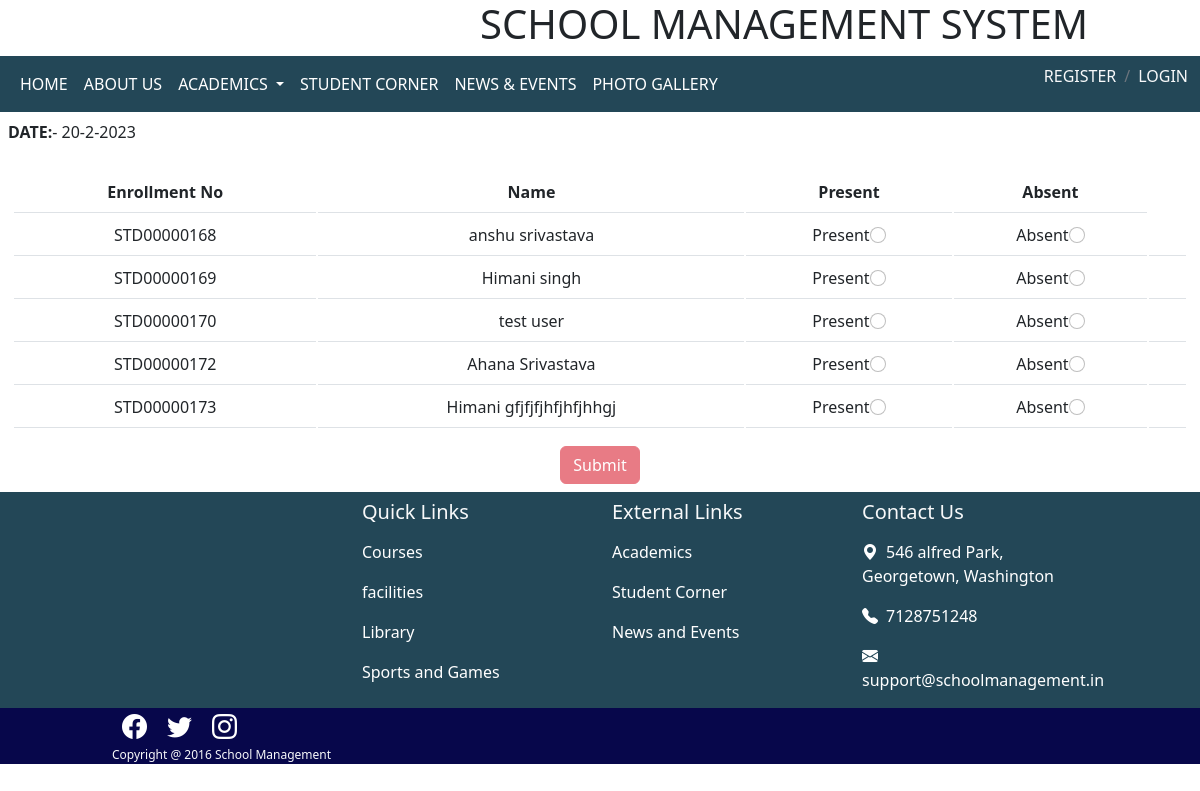
Screenshot of /attendance.php with the database file from the repository.
### tables this page shows
CREATE TABLE `student` (
  `Serial No` int(11) NOT NULL,
  `user_id` int(11) NOT NULL,
  `enrollment_no` varchar(11) NOT NULL
);

CREATE TABLE `users` (
  `id` int(10) UNSIGNED NOT NULL,
  `fname` varchar(100) NOT NULL,
  `lname` varchar(100) NOT NULL,
  `email` varchar(100) NOT NULL,
  `pass` varchar(100) NOT NULL,
  `addr` varchar(200) NOT NULL,
  `gender` varchar(50) NOT NULL,
  `applied_course` varchar(50) NOT NULL,
  `dob` date NOT NULL,
  `contact` int(10) NOT NULL,
  `course` varchar(50) NOT NULL,
  `board` varchar(50) NOT NULL,
  `clg` varchar(100) NOT NULL,
  `total` int(11) NOT NULL,
  `obt` float NOT NULL,
  `perc` float NOT NULL,
  `statuss` int(1) NOT NULL,
  `amount` int(11) NOT NULL
);

### attendance.php (the view, shortened to what this page needs)
<?php
include 'header.php';
require 'conn.php';
?>
<div class="d-flex p-2"><b>DATE:</b><span class="date"></span></div>
<?php
$sql = "SELECT student.enrollment_no, users.fname, users.lname, users.id FROM student
INNER JOIN
users ON users.id = student.user_id and users.statuss = 1";
$result = mysqli_query($conn, $sql);
echo '<div class="container-fluid">
        <div class="row my-2">
            <div class="col-12 text-center">
            <table id="customers" class= "table">
  <tr>
    <th>Enrollment No</th>
    <th>Name</th>
    <th>Present</th>
    <th>Absent</th>
  </tr>';
  echo '<form method="post" action="attendance_script.php">';
  $flags = 1;
while($row= mysqli_fetch_assoc($result)){
 echo '<tr>
    <td>'.$row['enrollment_no'].'</td>
    <td>'.$row['fname'].' '.$row['lname'].'</td>
    <td><label for="present" class="form-check-label">Present<input type="radio" name="pa'.$flags.'" value="present" class="form-check-input"/></label></td>
    <td><label for="absent" class="form-check-label">Absent<input type="radio" name="pa'.$flags.'" value="absent" class="form-check-input"/></label></td>
    <td> <input type="hidden" name= "user_id'.$flags.'" class="form-control" id="user_id'.$flags.'" value="'.$row['id'].'"/></td>
  </tr>';
  $flags++;
}
echo '</table>
<input type="submit" id="sub-btn" class="btn btn-danger" disabled>
            </div>
        </div>
    </div>';
include 'footer.php';
?>

### header.php (shortened to what this page needs)
<!DOCTYPE html>
<html lang="en">
<head>
    <link href="https://cdn.jsdelivr.net/npm/bootstrap@5.2.2/dist/css/bootstrap.min.css" rel="stylesheet">
    <link rel="stylesheet" href="https://cdn.jsdelivr.net/npm/bootstrap-icons@1.10.2/font/bootstrap-icons.css">
</head>
<body>
<div class="container-fluid">
<div class="row justify-content-center align-items-center">
            <div class="col-2">
            </div>
            <div class="col-8 text-end">
            <h1>SCHOOL MANAGEMENT SYSTEM</h1>
            </div>
</div>
</div>
<nav class="navbar navbar-expand-lg">
  <div class="container-fluid">
    <div class="collapse navbar-collapse" id="navbarSupportedContent">
      <ul class="navbar-nav me-auto mb-2 mb-lg-0">
        <li class="nav-item">
          <a class="nav-link" aria-current="page" href="index.php">HOME</a>
        </li>
        <li class="nav-item">
          <a class="nav-link" href="#">ABOUT US</a>
        </li>
        <li class="nav-item dropdown">
          <a class="nav-link dropdown-toggle" href="#" role="button" data-bs-toggle="dropdown" aria-expanded="false">
            ACADEMICS
          </a>
        </li>
        <li class="nav-item">
          <a class="nav-link">STUDENT CORNER</a>
        </li>
        <li class="nav-item">
          <a class="nav-link" href="#">NEWS & EVENTS</a>
        </li>
        <li class="nav-item">
          <a class="nav-link" href="#">PHOTO GALLERY</a>
        </li>
      </ul>
      <?php
if(isset($_SESSION['enroll'])){
  if($_SESSION['status'] == 3){
    echo '<a href= "admin_dashboard.php"><button type="btn btn-primary my-2" class="btn btn-primary">DASHBOARD</button></a>';
  }
 else{
  echo '<a href= "student_dashboard.php"><button type="btn btn-primary my-2" class="btn btn-primary">DASHBOARD</button></a>';
 }
}
else{
      echo '<ul class="breadcrumb">
      <li class="breadcrumb-item">
          <a class="link-light" aria-current="page" href="register.php">REGISTER</a>
        </li>
        <li class="breadcrumb-item">
          <a class="link-light" aria-current="page" href="login.php">LOGIN</a>
        </li>
      </ul>';
}
?>
    </div>
  </div>
</nav>
</body>
</html>

### footer.php (shortened to what this page needs)
<div class="container-fluid">
  <div class="row justify-content-center navbar">
   <div class="col-10">
  <div class="row">
    <div class="col-3" id="logo-footer">
   </div>
    <div class="col-3"><h5 class="text-light">Quick Links</h5>
    <ul class="navbar-nav">
    <li class="nav-item"><a href="" class="nav-link">Courses</a></li>
    <li class="nav-item"><a href="" class="nav-link">facilities</a></li>
    <li class="nav-item"><a href="" class="nav-link">Library</a></li>
    <li class="nav-item"><a href="" class="nav-link">Sports and Games</a></li>
    </ul>
    </div>
    <div class="col-3"><h5 class="text-light">External Links</h5>
    <ul class="navbar-nav">
     <li class="nav-item"><a href="" class="nav-link">Academics</a></li>
     <li class="nav-item"><a href="" class="nav-link">Student Corner</a></li>
     <li class="nav-item"><a href="" class="nav-link">News and Events</a></li>
    </ul></div>
    <div class="col-3"><h5 class="text-light" >Contact Us</h5>
    <ul class="navbar-nav">
    <li class="nav-item"><a href="" class="nav-link"><i class="bi bi-geo-alt-fill pe-2"></i>546 alfred Park, Georgetown, Washington</a></li>
    <li class="nav-item"><a href="" class="nav-link"><i class="bi bi-telephone-fill pe-2"></i>7128751248</a></li>
     <li class="nav-item"><a href="" class="nav-link"><i class="bi bi-envelope-fill pe-2"></i>support@schoolmanagement.in</a></li>
    </ul></div>
  </div>
  </div>
  </div>
  <div class="row justify-content-center" style="background-color: rgb(7, 7, 75);">
  <div class="col-10">
    <div class="row align-items-center justify-content-center">
      <div class="col-6">
        <div class="row"><div class="col-12"><i class="bi bi-facebook footer-icons"></i><i class="bi bi-twitter footer-icons"></i><i class="bi bi-instagram footer-icons"></i></div></div>
        <div class="row text-light justify-content-center align-items-center"><div class="col-12" style="font-size: 12px;">Copyright @ 2016 School Management</div>
        </div>
      </div>
      <div class="col-6 text-end"><p id="date" style="font-size: 12px;"></p></div>
    </div>
  </div>
</div>
</body>
</html>

### header.php (style rules this page uses)
.navbar { background-color: rgb(35, 71, 87); }
.nav-link { color: white !important; }
a { text-decoration: none; color: black; }

### attendance.php (style rules this page uses)
table { border-collapse: separate !important; text-align: center; margin: 10px 0px; }

### footer.php (style rules this page uses)
.footer-icons { font-size: 25px; margin: 10px; color: white; }
#logo-footer { display: flex; align-items: center; }

### rows the page displays
student: enrollment_no "STD00000168", user.fname "anshu", user.lname "srivastava"
student: enrollment_no "STD00000169", user.fname "Himani", user.lname "singh"
student: enrollment_no "STD00000170", user.fname "test", user.lname "user"
student: enrollment_no "STD00000172", user.fname "Ahana", user.lname "Srivastava"
student: enrollment_no "STD00000173", user.fname "Himani", user.lname "gfjfjfjhfjhfjhhgj"
